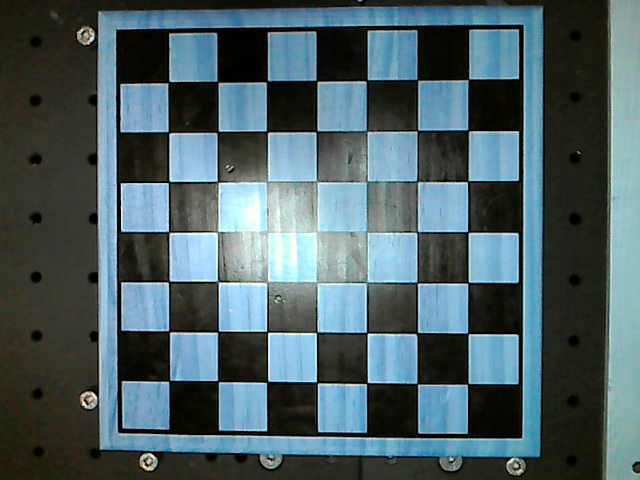
#> input picture images/up_1.png, 640 x 480 px
$ python findchessboard.py
#> lines starting #> are read from the running program, lines starting #| are printed output that depends on the picture; after the words box and inside, x2 and y2 are one past the last pixel; in counts of white or black regions, pixels touching at a corner belong together
### camera.py
# import the opencv library
import cv2

class Camera:
    # [22 lines left out: functions __init__, get_frame, save_frame, not called in this run]

    def __del__(self):
        if self.vid.isOpened():
            self.vid.release()

class FakeCamera:
    def __init__(self, img_filename, width = None, height = None) -> None:
#> called with img_filename = 'images/up_1.png'
        self.img = cv2.imread(img_filename)
#> self.img is the input picture: shape (480, 640, 3); mean B, G, R 101.7, 96.9, 76.5

        if width is not None:
            self.img = cv2.resize(self.img, (width, height))

    def get_frame(self):
        return (True, self.img.copy())

    def save_frame(self, filename):
        return (True, self.img)

    def __del__(self):
        pass

### findchessboard.py
import cv2
import numpy as np
import math
from camera import FakeCamera, Camera

#helper functions

def draw_rects_with_index(img, rects):
    for i, rect in enumerate(rects):
        cv2.polylines(img, [np.array(rect, dtype=np.int32)], True, (0, 255, 0), 2)
        cv2.putText(img, str(i), (rect[0][0], rect[0][1]), cv2.FONT_HERSHEY_SIMPLEX, 0.5, (0, 0, 255), 1)

# [34 lines left out: functions draw_lines, show_lines_split, draw_line_at_angle, draw_common_angle, not called in this run]

# actual functions

def canny_edges(gray_img):
    return cv2.Canny(gray_img, 40, 255)

def hough_lines(canny_img):
    lines = cv2.HoughLines(canny_img, 1, math.pi/180.0, 100, np.array([]), 0, 0)
    if lines is None:
        return None
    return [line[0] for line in lines]

def get_hough_line_degree_angles(lines):
    return [math.degrees(math.atan2(math.sin(line[1]), math.cos(line[1]))) for line in lines]

def get_most_common_angle_90_degrees(angles, angle_threshold = 5):
    angles = sorted([angle % 90 for angle in angles])

    # get range including the most angles
    # the range is any angle +- the threshold
    # the angle does not have to be in the list
    lower_angle = angles[0]
    upper_angle = angles[-1]
    max_count = 0
    for i, a in enumerate(angles):
        count = 0
        for j in range(i, i + len(angles)):
            add = j//len(angles) * 90
            if angles[j % len(angles)] + add - a > angle_threshold*2:
                break

            upper_angle = angles[j % len(angles)] + add
            count = j - i + 1

        if count > max_count:
            max_count = count
            lower_angle = a

        if count == len(angles):
            break

    return  90 - (lower_angle + upper_angle) / 2 % 90

def split_lines_orthogonal(lines, angle):
    # split lines into two groups
    # one group is orthogonal almost orthogonal to the angle +- 45 degrees
    orthogonal = []
    other = []
    for line in lines:
        if 45-angle < math.degrees(math.atan2(math.sin(line[1]), math.cos(line[1]))) < 135-angle:
            orthogonal.append(line)
        else:
            other.append(line)

    return orthogonal, other

# find intersections between lines
def intersection(line1, line2, img_shape):
    rho1, theta1 = line1
    rho2, theta2 = line2
    A = np.array([
        [math.cos(theta1), math.sin(theta1)],
        [math.cos(theta2), math.sin(theta2)]
    ])
    b = np.array([[rho1], [rho2]])
    try:
        x0, y0 = np.linalg.solve(A, b)
        x0, y0 = int(x0), int(y0)
        if x0 < 0 or x0 >= img_shape[1] or y0 < 0 or y0 >= img_shape[0]:
            return None
        return (x0, y0)
    except np.linalg.LinAlgError:
        return None

def get_closer_line_angle(line1, line2, common_angle):
    angle1 = abs(90 - (math.degrees(math.atan2(math.sin(line1[1]), math.cos(line1[1]))) % 90))
    angle2 = abs(90 - (math.degrees(math.atan2(math.sin(line2[1]), math.cos(line2[1]))) % 90))

    if angle1 == angle2:
        return 0

    return 0 if abs(angle1 - common_angle) < abs(angle2 - common_angle) else 1

def remove_intersecting_lines(lines, img_shape, common_angle):
    # remove lines that are intersecting with other lines within the image shape
    new_lines = [lines[0]]
    for line in lines:
        for i, new_line in enumerate(new_lines):
            intersection_point = intersection(line, new_line, img_shape)
            if intersection_point is not None:
                # check which line is closer to the common angle
                # if the line is closer to the common angle, remove the other line
                # if the line is not closer to the common angle, remove the line
                new_lines[i] = new_line if get_closer_line_angle(line, new_line, common_angle) else line

                # check it does not intersect with any other lines
                for j, check_line in enumerate(new_lines):
                    if j == i:
                        continue

                    if intersection(check_line, new_lines[i], img_shape) is not None:
                        if get_closer_line_angle(check_line, new_lines[i], common_angle):
                            del new_lines[j]
                        else:
                            del new_lines[i]

                break
        else:
            new_lines.append(line)

    return new_lines

def remove_close_lines(lines, threshold = 10):
    # remove lines that are close to each other
    new_lines = [lines[0]]
    for line in lines:
        rho = line[0]
        for new_line in new_lines:
            if abs(new_line[0] - rho) < threshold:
                break
        else:
            new_lines.append(line)

    return new_lines

def lines_equal_distance_both_ways(sorted_lines, threshold = 15):
    new_lines_indexes = []
    for i, (line_before, line, line_after) in enumerate(zip(sorted_lines, sorted_lines[1:], sorted_lines[2:])):
        line_before_rho, line_rho, line_after_rho = line_before[0], line[0], line_after[0]

        diff1 = abs(line_before_rho - line_rho)
        diff2 = abs(line_after_rho - line_rho)

        if abs(diff1 - diff2) > threshold:
            continue

        new_lines_indexes.append(i+1)

    return new_lines_indexes

def count_from_index(list_of_numbers, index, reverse = False):
    count = 1
    index_number = list_of_numbers[index]
    multiplier = -1 if reverse else 1
    for next_number in list_of_numbers[index+1:] if not reverse else list_of_numbers[index-1::-1]:
        if next_number != index_number + count * multiplier:
            break
        count += 1

    return count

def longest_count(list_of_numbers):
    # return the longest count of consecutive numbers starting from any number index and length
    # if there are multiple longest counts, return the first one
    longest_count = 0
    longest_count_index = 0
    for i in range(len(list_of_numbers)):
        count = count_from_index(list_of_numbers, i)
        if count > longest_count:
            longest_count = count
            longest_count_index = i

    return longest_count_index, longest_count

def get_chessboard_lines(sorted_lines, lines_indexes):
    first_index, count  = longest_count(lines_indexes)

    if count != 7:
        correct_index = None

        # max one space before and after

        if first_index - 1 < 0:
            before = count_from_index(lines_indexes, first_index - 1, reverse=True)
            if before + count + 1 == 7:
                correct_index == first_index - before - 1


        if first_index + count > len(lines_indexes):
            after = count_from_index(lines_indexes, first_index + count, reverse=False)
            if after + count + 1 == 7:
                # both options are valid choices so unable to determine
                if correct_index is not None:
                    return None
                # set to show that the after option is valid
                correct_index = first_index

        if correct_index is None:
            return None

        first_index = correct_index

    return sorted_lines[lines_indexes[first_index]-1:lines_indexes[first_index] + 8]

def find_intersections(lines_direction_1, lines_direction_2, img_shape):
    intersections = []
    for line1 in lines_direction_1:
        for line2 in lines_direction_2:
            intersection_point = intersection(line1, line2, img_shape)
            if intersection_point is not None:
                intersections.append(np.array(intersection_point, dtype=np.int32))
    return intersections

def chessboard_points_to_rectangles(points):
    rectangles = []
    for i in range(8):
        for j in range(8):
            rectangles.append([points[i*9 + j], points[i*9 + j + 1], points[(i+1)*9 + j + 1], points[(i+1)*9 + j]])

    return rectangles

def find_chess_board_rects(img):
    gray = cv2.cvtColor(img, cv2.COLOR_BGR2GRAY)
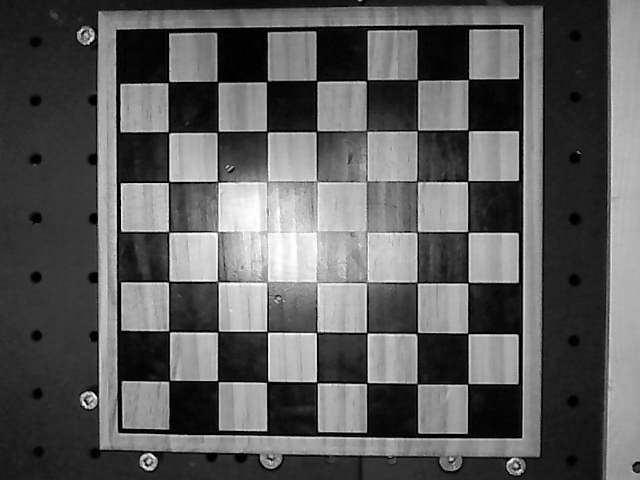
#> gray: shape (480, 640); min 0, max 255, mean 91.4
    blur = cv2.GaussianBlur(gray, (5, 5), 0)
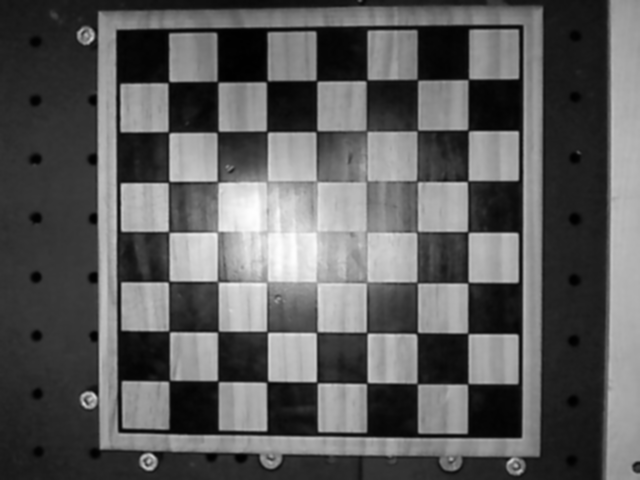
#> blur: shape (480, 640); min 1, max 254, mean 91.4
    canny = canny_edges(blur)
#> in canny_edges, `return cv2.Canny(gray_img, 40, 255)`:
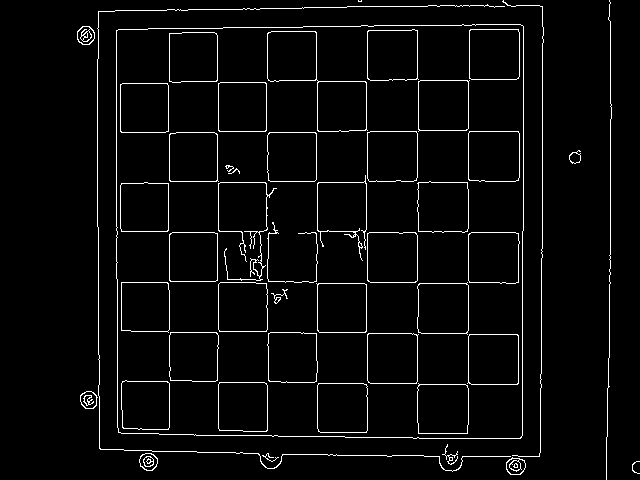
#> returned value: shape (480, 640); 3.7% white in thin lines or dots, all inside (x1, y1, x2, y2) = (77, 0, 640, 480)

    lines = hough_lines(canny)
#> in hough_lines, `lines = cv2.HoughLines(canny_img, 1, math.pi/180.0, 100, np.array([]),..`: lines = 54 rows, first 8: [468, 0], [13, 1.55], [169, 0], [417, 0], [116, 0], [610, 0], [367, 0], [542, 0]
#> lines = 54 pairs, first value -516 to 614, second value 0 to 3.12
    if lines is None:
        return None
        raise Exception("No lines found")

    angles = get_hough_line_degree_angles(lines)
#> angles = 54 values, max 179 at index 29, min 0 at index 0, mean 66.76
    common_angle = get_most_common_angle_90_degrees(angles)
#> in get_most_common_angle_90_degrees, `angles = sorted([angle % 90 for angle in angles])`: angles = 54 values from 0 to 89
#> in get_most_common_angle_90_degrees, `lower_angle = angles[0]`: lower_angle = 0
#> in get_most_common_angle_90_degrees, `upper_angle = angles[-1]`: upper_angle = 89
#> the loop in get_most_common_angle_90_degrees, `for i, a in enumerate(angles):` made 42 passes
#> (a, max_count, lower_angle) on passes 1, 42: (0, 41, 0), (89, 54, 89)
#> a on passes 2 to 7: 0, 0, 0, 0, 0, 0
#> after the loop in get_most_common_angle_90_degrees, `for i, a in enumerate(angles):`: max_count = 54
#> common_angle = 89.5
    lines_1, lines_2 = split_lines_orthogonal(lines, common_angle)
#> the loop in split_lines_orthogonal, `for line in lines:` made 54 passes
#> line on passes 1 to 12: [468, 0], [13, 1.55], [169, 0], [417, 0], [116, 0], [610, 0], [367, 0], [542, 0], [448, 1.59], [317, 0], [614, 0.0175], [522, 0]
#> after the loop in split_lines_orthogonal, `for line in lines:`: orthogonal = [[468, 0], [169, 0], [417, 0], [116, 0], [610, 0], [367, 0], [542, 0], [317, 0], [614, 0.0175], [522, 0], [218, 0], [267, 0], [98, 0], [470, 0.0175], [368, 0.0175], [518, 0], [524, 0.0175], [546, 0.0175], [268, 0.0175], [170, 0.0175], [274, 0.0175]]; other = 33 pairs, first value -516 to 455, second value 1.55 to 3.12
#> lines_1 has the same summary as orthogonal in split_lines_orthogonal; lines_2 has the same summary as other in split_lines_orthogonal

    if len(lines_1) < 10 or len(lines_2) < 10:
        return None
        raise Exception("Not enough lines found")

    lines_1 = remove_intersecting_lines(lines_1, img.shape, common_angle)
#> in remove_intersecting_lines, `new_lines = [lines[0]]`: new_lines = [[468, 0]]
#> the loop in remove_intersecting_lines, `for line in lines:` made 21 passes
#> line on passes 1, 2, 3, 4, 5, 6, 7, 8, 10, 11, 12, 13: [468, 0], [169, 0], [417, 0], [116, 0], [610, 0], [367, 0], [542, 0], [317, 0], [522, 0], [218, 0], [267, 0], [98, 0]
    lines_2 = remove_intersecting_lines(lines_2, img.shape, common_angle)
#> the loop in remove_intersecting_lines (call 2), `for line in lines:` made 33 passes
#> line on passes 1 to 12: [13, 1.55], [448, 1.59], [32, 1.55], [282, 1.57], [431, 1.59], [131, 1.57], [231, 1.57], [181, 1.57], [377, 1.59], [426, 1.59], [332, 1.57], [326, 1.59]

    if len(lines_1) < 10 or len(lines_2) < 10:
        return None
        raise Exception("Not enough lines found")

    lines_1 = remove_close_lines(lines_1)
#> the loop in remove_close_lines, `for line in lines:` made 14 passes
    lines_2 = remove_close_lines(lines_2)
#> the loop in remove_close_lines (call 2), `for line in lines:` made 12 passes
#> line on passes 1 to 12: [455, 1.57], [282, 1.57], [438, 1.57], [131, 1.57], [231, 1.57], [181, 1.57], [383, 1.57], [426, 1.59], [332, 1.57], [80, 1.57], [6, 1.57], [25, 1.57]

    if len(lines_1) < 10 or len(lines_2) < 10:
        return None
        raise Exception("Not enough lines found")

    lines_1 = sorted(lines_1, key = lambda line: line[0])
    lines_2 = sorted(lines_2, key = lambda line: line[0])

    lines_1_indexes = lines_equal_distance_both_ways(lines_1)
#> the loop in lines_equal_distance_both_ways, `for i, (line_before, line, line_after) in enumerate(zip(sorted_lines, ..` made 10 passes
#> (line_before, line, line_after) on passes 1 to 10: ([98, 0], [116, 0], [169, 0]), ([116, 0], [169, 0], [218, 0]), ([169, 0], [218, 0], [267, 0]), ([218, 0], [267, 0], [317, 0]), ([267, 0], [317, 0], [367, 0]), ([317, 0], [367, 0], [417, 0]), ([367, 0], [417, 0], [468, 0]), ([417, 0], [468, 0], [522, 0]), ([468, 0], [522, 0], [542, 0]), ([522, 0], [542, 0], [610, 0])
    lines_2_indexes = lines_equal_distance_both_ways(lines_2)
#> the loop in lines_equal_distance_both_ways (call 2), `for i, (line_before, line, line_after) in enumerate(zip(sorted_lines, ..` made 10 passes
#> (line_before, line, line_after) on passes 1 to 10: ([6, 1.57], [25, 1.57], [80, 1.57]), ([25, 1.57], [80, 1.57], [131, 1.57]), ([80, 1.57], [131, 1.57], [181, 1.57]), ([131, 1.57], [181, 1.57], [231, 1.57]), ([181, 1.57], [231, 1.57], [282, 1.57]), ([231, 1.57], [282, 1.57], [332, 1.57]), ([282, 1.57], [332, 1.57], [383, 1.57]), ([332, 1.57], [383, 1.57], [426, 1.59]), ([383, 1.57], [426, 1.59], [438, 1.57]), ([426, 1.59], [438, 1.57], [455, 1.57])

    chessboard_lines_1 = get_chessboard_lines(lines_1, lines_1_indexes)
#> the loop in longest_count, `for i in range(len(list_of_numbers)):` made 7 passes
    if chessboard_lines_1 is None:
        return None
        raise Exception("Chessboard board lines not found 1")

    chessboard_lines_2 = get_chessboard_lines(lines_2, lines_2_indexes)
#> the loop in longest_count (call 2), `for i in range(len(list_of_numbers)):` made 8 passes

    if chessboard_lines_2 is None:
        return None
        raise Exception("Chessboard board lines not found 2")

    intersections = find_intersections(chessboard_lines_1, chessboard_lines_2, img.shape)
#> the loop in find_intersections, `for line1 in lines_direction_1:` made 9 passes

    if len(intersections) != 81:
        return None
        raise Exception("Chessboard not found")

    rectangles = chessboard_points_to_rectangles(intersections)

    return rectangles

#https://math.stackexchange.com/questions/190111/how-to-check-if-a-point-is-inside-a-rectangle
# [34 lines left out: functions point_in_rectangle, get_square_with_point, square_to_chessboard_square, chessboard_to_square, square_to_xy, not called in this run]

'''
print(square_to_chessboard_square(0))
print(square_to_chessboard_square(1))
print(square_to_chessboard_square(2))
print(square_to_chessboard_square(3))
print(square_to_chessboard_square(4))
print(square_to_chessboard_square(5))
print(square_to_chessboard_square(6))
print(square_to_chessboard_square(7))
print(square_to_chessboard_square(8))
print(square_to_chessboard_square(63))
'''

from scipy import ndimage

# show rotation detection
if __name__ == "__main__":
    img = FakeCamera("images/up_1.png").get_frame()[1]

    rotation = 0

    while True:
        imgr = ndimage.rotate(img, rotation, reshape=True)
        rectangles = find_chess_board_rects(imgr)
        if rectangles:
            draw_rects_with_index(imgr, rectangles)
#> the loop in draw_rects_with_index, `for i, rect in enumerate(rects):` made 64 passes
#> rect on passes 1 to 12: [[116, 25], [116, 80], [169, 80], [169, 25]], [[116, 80], [116, 131], [169, 131], [169, 80]], [[116, 131], [116, 181], [169, 181], [169, 131]], [[116, 181], [116, 231], [169, 231], [169, 181]], [[116, 231], [116, 282], [169, 282], [169, 231]], [[116, 282], [116, 332], [169, 332], [169, 282]], [[116, 332], [116, 383], [169, 383], [169, 332]], [[116, 383], [116, 428], [169, 429], [169, 383]], [[169, 25], [169, 80], [218, 80], [218, 25]], [[169, 80], [169, 131], [218, 131], [218, 80]], [[169, 131], [169, 181], [218, 181], [218, 131]], [[169, 181], [169, 231], [218, 231], [218, 181]]
#> after the loop in draw_rects_with_index, `for i, rect in enumerate(rects):`:
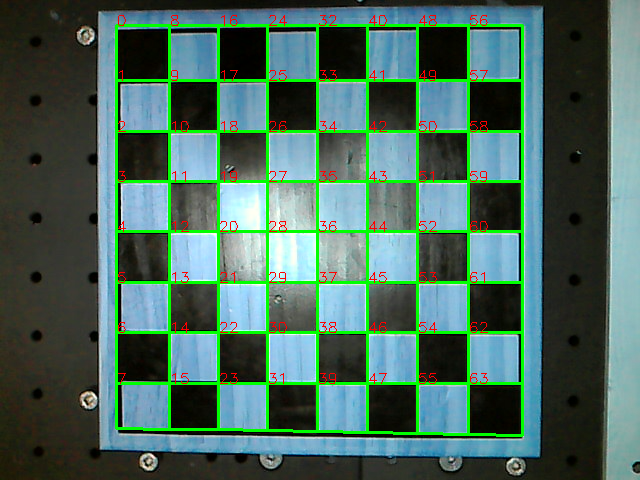
#> img: shape (480, 640, 3); 7.67% of pixels changed, all inside (x1, y1, x2, y2) = (115, 15, 524, 437)
            cv2.imshow("img", imgr)
        else:
            cv2.imshow("img", imgr)

        key = cv2.waitKey(0)
#> (key q is pressed here)

        if key == ord('q'):
            break

        if key == ord('a'):
            rotation += 5

        if key == ord('d'):
            rotation -= 5

'''
if __name__ == "__main__":
    camera = Camera(0)

    while True:
        img = camera.get_frame()[1]
        try:
            rectangles = find_chess_board_rects(img)
            draw_rects_with_index(img, rectangles)
        except Exception as e:
            print(e)
            pass
        cv2.imshow("img", img)
        if cv2.waitKey(1) == ord('q'):
            break
'''
